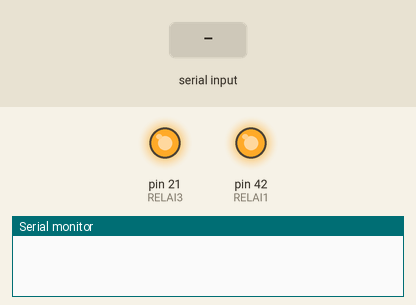
Bench run of a sketch on a simulated Arduino Mega 2560, built with avr-gcc and run on an emulated ATmega2560. Parts: output pins drawn as LEDs (lit = HIGH), the last lines printed to the serial monitor. The test bench sets the inputs (shaded band). Pins used as bus, display or sensor lines are not drawn.

Above: at 1.2 s.
1.3 s: "0" received over Serial
At 2.1 s:
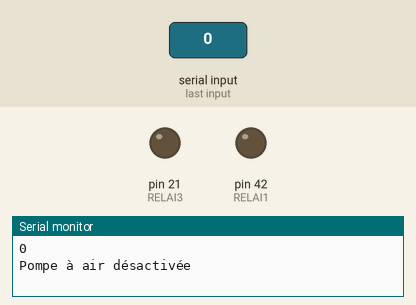
Timing chart, 0 to 4.3 s (numbered marks = the images above; inputs shaded):
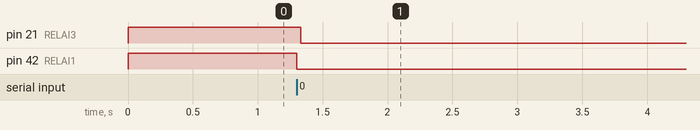

The sketch:

relais.ino
```cpp
#define RELAI1 42
#define RELAI2 1
#define RELAI3 21

void setup() {
  Serial.begin(9600);
  pinMode(RELAI1, OUTPUT);
  pinMode(RELAI2, OUTPUT);
  pinMode(RELAI3, OUTPUT);

digitalWrite(RELAI1, HIGH);
}

void loop() {

  digitalWrite(RELAI3, HIGH);

  while (Serial.available())
  {
    char a = Serial.read();
    if (a == '1') // Si le caractère reçu est '1'
    {
      digitalWrite(RELAI1, HIGH);
      Serial.println(a);
      Serial.println("Pompe à air activée");
    }
    else if (a == '0') // Si le caractère reçu est '0'
    {
      digitalWrite(RELAI1, LOW);
      Serial.println(a);
      Serial.println("Pompe à air désactivée");
    }
    Serial.flush();
  }
  if (digitalRead(RELAI1) == LOW)
  {
    digitalWrite(RELAI3, LOW);

    digitalWrite(RELAI2, HIGH);
    delay(3000);
    digitalWrite(RELAI2, LOW);
    delay(3000);
  }

}
```

Measured:
- after the input at 1.3 s, pin 21 (RELAI3), pin 42 (RELAI1): HIGH → LOW at once
